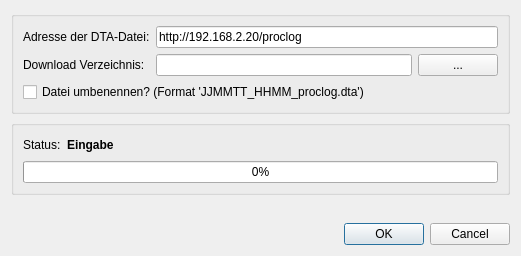
<?xml version="1.0" encoding="UTF-8"?>
<ui version="4.0">
 <class>DownloadDTA</class>
 <widget class="QDialog" name="DownloadDTA">
  <property name="geometry">
   <rect>
    <x>0</x>
    <y>0</y>
    <width>521</width>
    <height>256</height>
   </rect>
  </property>
  <property name="windowTitle">
   <string>Download DTA</string>
  </property>
  <layout class="QVBoxLayout" name="verticalLayout_2">
   <item>
    <widget class="QGroupBox" name="groupBox_2">
     <property name="title">
      <string/>
     </property>
     <layout class="QGridLayout" name="gridLayout">
      <item row="0" column="0">
       <widget class="QLabel" name="label">
        <property name="text">
         <string>Adresse der DTA-Datei:</string>
        </property>
       </widget>
      </item>
      <item row="0" column="1" colspan="2">
       <widget class="QLineEdit" name="editURL">
        <property name="toolTip">
         <string>aktuelle Daten der Wärmepumpe: http://&lt;ip-addresse&gt;/proclog</string>
        </property>
        <property name="text">
         <string>http://192.168.2.20/proclog</string>
        </property>
       </widget>
      </item>
      <item row="1" column="0">
       <widget class="QLabel" name="label_2">
        <property name="text">
         <string>Download Verzeichnis:</string>
        </property>
       </widget>
      </item>
      <item row="1" column="1">
       <widget class="QLineEdit" name="editDir"/>
      </item>
      <item row="1" column="2">
       <widget class="QPushButton" name="btnDir">
        <property name="toolTip">
         <string>Verzeichnis auswählen</string>
        </property>
        <property name="text">
         <string>...</string>
        </property>
       </widget>
      </item>
      <item row="2" column="0" colspan="2">
       <widget class="QCheckBox" name="cbRename">
        <property name="text">
         <string>Datei umbenennen? (Format 'JJMMTT_HHMM_proclog.dta')</string>
        </property>
       </widget>
      </item>
     </layout>
    </widget>
   </item>
   <item>
    <widget class="QGroupBox" name="groupBox">
     <property name="title">
      <string/>
     </property>
     <layout class="QVBoxLayout" name="verticalLayout">
      <item>
       <layout class="QHBoxLayout" name="horizontalLayout">
        <item>
         <widget class="QLabel" name="label_3">
          <property name="text">
           <string>Status:</string>
          </property>
         </widget>
        </item>
        <item>
         <widget class="QLabel" name="lblStatus">
          <property name="font">
           <font>
            <weight>75</weight>
            <bold>true</bold>
           </font>
          </property>
          <property name="text">
           <string>Eingabe</string>
          </property>
         </widget>
        </item>
        <item>
         <spacer name="horizontalSpacer">
          <property name="orientation">
           <enum>Qt::Horizontal</enum>
          </property>
          <property name="sizeHint" stdset="0">
           <size>
            <width>40</width>
            <height>20</height>
           </size>
          </property>
         </spacer>
        </item>
       </layout>
      </item>
      <item>
       <widget class="QProgressBar" name="progressBar">
        <property name="value">
         <number>0</number>
        </property>
       </widget>
      </item>
     </layout>
    </widget>
   </item>
   <item>
    <spacer name="verticalSpacer">
     <property name="orientation">
      <enum>Qt::Vertical</enum>
     </property>
     <property name="sizeHint" stdset="0">
      <size>
       <width>20</width>
       <height>40</height>
      </size>
     </property>
    </spacer>
   </item>
   <item>
    <widget class="QDialogButtonBox" name="buttonBox">
     <property name="standardButtons">
      <set>QDialogButtonBox::Cancel|QDialogButtonBox::Ok</set>
     </property>
    </widget>
   </item>
  </layout>
 </widget>
 <tabstops>
  <tabstop>editURL</tabstop>
  <tabstop>editDir</tabstop>
  <tabstop>btnDir</tabstop>
  <tabstop>buttonBox</tabstop>
 </tabstops>
 <resources/>
 <connections>
  <connection>
   <sender>buttonBox</sender>
   <signal>rejected()</signal>
   <receiver>DownloadDTA</receiver>
   <slot>reject()</slot>
   <hints>
    <hint type="sourcelabel">
     <x>410</x>
     <y>191</y>
    </hint>
    <hint type="destinationlabel">
     <x>435</x>
     <y>168</y>
    </hint>
   </hints>
  </connection>
 </connections>
</ui>
